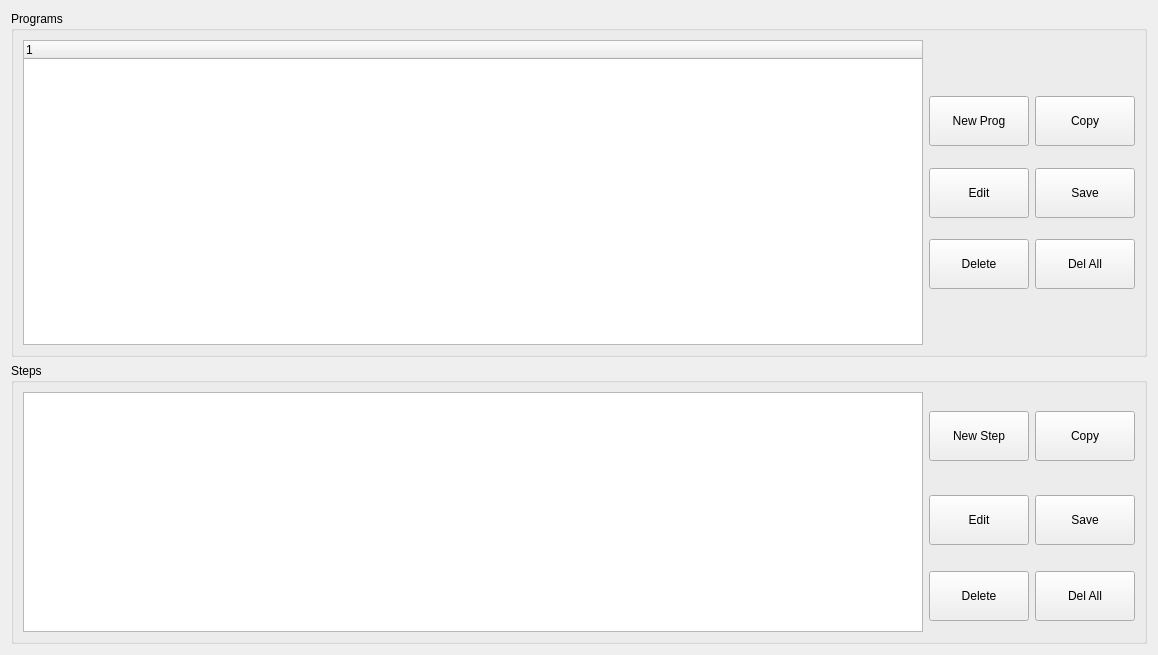
      <widget class="QWidget" name="tab_program">
       <attribute name="title">
        <string>Programs</string>
       </attribute>
       <layout class="QGridLayout" name="gridLayout_24">
        <item row="0" column="0">
         <widget class="QGroupBox" name="groupBox_7">
          <property name="title">
           <string>Programs</string>
          </property>
          <property name="flat">
           <bool>true</bool>
          </property>
          <layout class="QGridLayout" name="gridLayout_9">
           <item row="0" column="0" rowspan="7">
            <widget class="QTreeWidget" name="treeWidget">
             <property name="sizePolicy">
              <sizepolicy hsizetype="Expanding" vsizetype="Expanding">
               <horstretch>0</horstretch>
               <verstretch>0</verstretch>
              </sizepolicy>
             </property>
             <property name="minimumSize">
              <size>
               <width>760</width>
               <height>240</height>
              </size>
             </property>
             <property name="maximumSize">
              <size>
               <width>1280</width>
               <height>16777215</height>
              </size>
             </property>
             <column>
              <property name="text">
               <string notr="true">1</string>
              </property>
             </column>
            </widget>
           </item>
           <item row="0" column="1">
            <spacer name="verticalSpacer_15">
             <property name="orientation">
              <enum>Qt::Vertical</enum>
             </property>
             <property name="sizeType">
              <enum>QSizePolicy::Preferred</enum>
             </property>
             <property name="sizeHint" stdset="0">
              <size>
               <width>20</width>
               <height>50</height>
              </size>
             </property>
            </spacer>
           </item>
           <item row="1" column="1">
            <widget class="QPushButton" name="pushButton_13">
             <property name="sizePolicy">
              <sizepolicy hsizetype="Fixed" vsizetype="Fixed">
               <horstretch>0</horstretch>
               <verstretch>0</verstretch>
              </sizepolicy>
             </property>
             <property name="minimumSize">
              <size>
               <width>100</width>
               <height>50</height>
              </size>
             </property>
             <property name="text">
              <string>New Prog</string>
             </property>
            </widget>
           </item>
           <item row="1" column="2">
            <widget class="QPushButton" name="pushButton_15">
             <property name="sizePolicy">
              <sizepolicy hsizetype="Fixed" vsizetype="Fixed">
               <horstretch>0</horstretch>
               <verstretch>0</verstretch>
              </sizepolicy>
             </property>
             <property name="minimumSize">
              <size>
               <width>100</width>
               <height>50</height>
              </size>
             </property>
             <property name="text">
              <string>Copy</string>
             </property>
            </widget>
           </item>
           <item row="2" column="1">
            <spacer name="verticalSpacer_17">
             <property name="orientation">
              <enum>Qt::Vertical</enum>
             </property>
             <property name="sizeType">
              <enum>QSizePolicy::Fixed</enum>
             </property>
             <property name="sizeHint" stdset="0">
              <size>
               <width>20</width>
               <height>10</height>
              </size>
             </property>
            </spacer>
           </item>
           <item row="3" column="1">
            <widget class="QPushButton" name="pushButton_21">
             <property name="minimumSize">
              <size>
               <width>100</width>
               <height>50</height>
              </size>
             </property>
             <property name="text">
              <string>Edit</string>
             </property>
            </widget>
           </item>
           <item row="3" column="2">
            <widget class="QPushButton" name="pushButton_14">
             <property name="sizePolicy">
              <sizepolicy hsizetype="Fixed" vsizetype="Fixed">
               <horstretch>0</horstretch>
               <verstretch>0</verstretch>
              </sizepolicy>
             </property>
             <property name="minimumSize">
              <size>
               <width>100</width>
               <height>50</height>
              </size>
             </property>
             <property name="text">
              <string>Save</string>
             </property>
            </widget>
           </item>
           <item row="4" column="1">
            <spacer name="verticalSpacer_18">
             <property name="orientation">
              <enum>Qt::Vertical</enum>
             </property>
             <property name="sizeType">
              <enum>QSizePolicy::Fixed</enum>
             </property>
             <property name="sizeHint" stdset="0">
              <size>
               <width>20</width>
               <height>9</height>
              </size>
             </property>
            </spacer>
           </item>
           <item row="5" column="1">
            <widget class="QPushButton" name="pushButton_16">
             <property name="minimumSize">
              <size>
               <width>100</width>
               <height>50</height>
              </size>
             </property>
             <property name="text">
              <string>Delete</string>
             </property>
            </widget>
           </item>
           <item row="5" column="2">
            <widget class="QPushButton" name="pushButton_22">
             <property name="sizePolicy">
              <sizepolicy hsizetype="Fixed" vsizetype="Fixed">
               <horstretch>0</horstretch>
               <verstretch>0</verstretch>
              </sizepolicy>
             </property>
             <property name="minimumSize">
              <size>
               <width>100</width>
               <height>50</height>
              </size>
             </property>
             <property name="text">
              <string>Del All</string>
             </property>
            </widget>
           </item>
           <item row="6" column="1">
            <spacer name="verticalSpacer_19">
             <property name="orientation">
              <enum>Qt::Vertical</enum>
             </property>
             <property name="sizeType">
              <enum>QSizePolicy::Preferred</enum>
             </property>
             <property name="sizeHint" stdset="0">
              <size>
               <width>20</width>
               <height>50</height>
              </size>
             </property>
            </spacer>
           </item>
          </layout>
         </widget>
        </item>
        <item row="1" column="0">
         <widget class="QGroupBox" name="groupBox_6">
          <property name="sizePolicy">
           <sizepolicy hsizetype="Preferred" vsizetype="Preferred">
            <horstretch>0</horstretch>
            <verstretch>0</verstretch>
           </sizepolicy>
          </property>
          <property name="title">
           <string>Steps</string>
          </property>
          <property name="flat">
           <bool>true</bool>
          </property>
          <layout class="QGridLayout" name="gridLayout_22">
           <item row="0" column="0" rowspan="3">
            <widget class="QTableWidget" name="tableWidget_3">
             <property name="sizePolicy">
              <sizepolicy hsizetype="MinimumExpanding" vsizetype="Fixed">
               <horstretch>0</horstretch>
               <verstretch>0</verstretch>
              </sizepolicy>
             </property>
             <property name="minimumSize">
              <size>
               <width>900</width>
               <height>240</height>
              </size>
             </property>
             <property name="maximumSize">
              <size>
               <width>1280</width>
               <height>16777215</height>
              </size>
             </property>
            </widget>
           </item>
           <item row="0" column="1">
            <widget class="QPushButton" name="pushButton_33">
             <property name="sizePolicy">
              <sizepolicy hsizetype="Fixed" vsizetype="Fixed">
               <horstretch>0</horstretch>
               <verstretch>0</verstretch>
              </sizepolicy>
             </property>
             <property name="minimumSize">
              <size>
               <width>100</width>
               <height>50</height>
              </size>
             </property>
             <property name="text">
              <string>New Step</string>
             </property>
            </widget>
           </item>
           <item row="0" column="2">
            <widget class="QPushButton" name="pushButton_35">
             <property name="sizePolicy">
              <sizepolicy hsizetype="Fixed" vsizetype="Fixed">
               <horstretch>0</horstretch>
               <verstretch>0</verstretch>
              </sizepolicy>
             </property>
             <property name="minimumSize">
              <size>
               <width>100</width>
               <height>50</height>
              </size>
             </property>
             <property name="text">
              <string>Copy</string>
             </property>
            </widget>
           </item>
           <item row="1" column="1">
            <widget class="QPushButton" name="pushButton_36">
             <property name="sizePolicy">
              <sizepolicy hsizetype="Fixed" vsizetype="Fixed">
               <horstretch>0</horstretch>
               <verstretch>0</verstretch>
              </sizepolicy>
             </property>
             <property name="minimumSize">
              <size>
               <width>100</width>
               <height>50</height>
              </size>
             </property>
             <property name="text">
              <string>Edit</string>
             </property>
            </widget>
           </item>
           <item row="1" column="2">
            <widget class="QPushButton" name="pushButton_34">
             <property name="sizePolicy">
              <sizepolicy hsizetype="Fixed" vsizetype="Fixed">
               <horstretch>0</horstretch>
               <verstretch>0</verstretch>
              </sizepolicy>
             </property>
             <property name="minimumSize">
              <size>
               <width>100</width>
               <height>50</height>
              </size>
             </property>
             <property name="text">
              <string>Save</string>
             </property>
            </widget>
           </item>
           <item row="2" column="1">
            <widget class="QPushButton" name="pushButton_17">
             <property name="sizePolicy">
              <sizepolicy hsizetype="Fixed" vsizetype="Fixed">
               <horstretch>0</horstretch>
               <verstretch>0</verstretch>
              </sizepolicy>
             </property>
             <property name="minimumSize">
              <size>
               <width>100</width>
               <height>50</height>
              </size>
             </property>
             <property name="text">
              <string>Delete</string>
             </property>
            </widget>
           </item>
           <item row="2" column="2">
            <widget class="QPushButton" name="pushButton_37">
             <property name="sizePolicy">
              <sizepolicy hsizetype="Fixed" vsizetype="Fixed">
               <horstretch>0</horstretch>
               <verstretch>0</verstretch>
              </sizepolicy>
             </property>
             <property name="minimumSize">
              <size>
               <width>100</width>
               <height>50</height>
              </size>
             </property>
             <property name="text">
              <string>Del All</string>
             </property>
            </widget>
           </item>
          </layout>
         </widget>
        </item>
       </layout>
      </widget>
